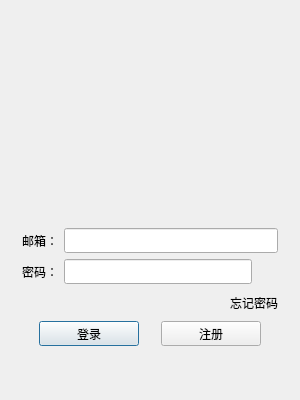
<?xml version="1.0" encoding="UTF-8"?>
<ui version="4.0">
 <class>GDLoginDialog</class>
 <widget class="QDialog" name="GDLoginDialog">
  <property name="geometry">
   <rect>
    <x>0</x>
    <y>0</y>
    <width>300</width>
    <height>400</height>
   </rect>
  </property>
  <property name="minimumSize">
   <size>
    <width>300</width>
    <height>400</height>
   </size>
  </property>
  <property name="maximumSize">
   <size>
    <width>300</width>
    <height>400</height>
   </size>
  </property>
  <property name="windowTitle">
   <string>Dialog</string>
  </property>
  <layout class="QVBoxLayout" name="verticalLayout_2">
   <item>
    <layout class="QVBoxLayout" name="verticalLayout">
     <property name="leftMargin">
      <number>11</number>
     </property>
     <property name="topMargin">
      <number>11</number>
     </property>
     <property name="rightMargin">
      <number>11</number>
     </property>
     <property name="bottomMargin">
      <number>11</number>
     </property>
     <item>
      <widget class="QWidget" name="widget" native="true">
       <property name="minimumSize">
        <size>
         <width>0</width>
         <height>200</height>
        </size>
       </property>
       <property name="maximumSize">
        <size>
         <width>16777215</width>
         <height>200</height>
        </size>
       </property>
       <layout class="QGridLayout" name="gridLayout">
        <item row="0" column="0">
         <widget class="QLabel" name="headPixmap">
          <property name="minimumSize">
           <size>
            <width>254</width>
            <height>188</height>
           </size>
          </property>
          <property name="maximumSize">
           <size>
            <width>254</width>
            <height>188</height>
           </size>
          </property>
          <property name="text">
           <string/>
          </property>
          <property name="scaledContents">
           <bool>false</bool>
          </property>
          <property name="alignment">
           <set>Qt::AlignmentFlag::AlignCenter</set>
          </property>
         </widget>
        </item>
       </layout>
      </widget>
     </item>
     <item>
      <layout class="QHBoxLayout" name="horizontalLayout">
       <item>
        <widget class="QLabel" name="userLabel">
         <property name="minimumSize">
          <size>
           <width>0</width>
           <height>25</height>
          </size>
         </property>
         <property name="maximumSize">
          <size>
           <width>16777215</width>
           <height>25</height>
          </size>
         </property>
         <property name="text">
          <string>邮箱：</string>
         </property>
        </widget>
       </item>
       <item>
        <widget class="QLineEdit" name="emailLEdit">
         <property name="minimumSize">
          <size>
           <width>0</width>
           <height>25</height>
          </size>
         </property>
         <property name="maximumSize">
          <size>
           <width>16777215</width>
           <height>25</height>
          </size>
         </property>
        </widget>
       </item>
      </layout>
     </item>
     <item>
      <layout class="QHBoxLayout" name="horizontalLayout_2">
       <item>
        <widget class="QLabel" name="passwordLabel">
         <property name="minimumSize">
          <size>
           <width>0</width>
           <height>25</height>
          </size>
         </property>
         <property name="maximumSize">
          <size>
           <width>16777215</width>
           <height>25</height>
          </size>
         </property>
         <property name="text">
          <string>密码：</string>
         </property>
        </widget>
       </item>
       <item>
        <widget class="QLineEdit" name="passwordLEdit">
         <property name="minimumSize">
          <size>
           <width>0</width>
           <height>25</height>
          </size>
         </property>
         <property name="maximumSize">
          <size>
           <width>16777215</width>
           <height>25</height>
          </size>
         </property>
        </widget>
       </item>
       <item>
        <widget class="GDClickedLabel" name="password_visible">
         <property name="minimumSize">
          <size>
           <width>20</width>
           <height>25</height>
          </size>
         </property>
         <property name="maximumSize">
          <size>
           <width>20</width>
           <height>25</height>
          </size>
         </property>
         <property name="text">
          <string/>
         </property>
        </widget>
       </item>
      </layout>
     </item>
     <item>
      <layout class="QHBoxLayout" name="horizontalLayout_3">
       <item>
        <spacer name="horizontalSpacer">
         <property name="orientation">
          <enum>Qt::Orientation::Horizontal</enum>
         </property>
         <property name="sizeHint" stdset="0">
          <size>
           <width>40</width>
           <height>20</height>
          </size>
         </property>
        </spacer>
       </item>
       <item>
        <widget class="GDClickedLabel" name="forgetLabel">
         <property name="minimumSize">
          <size>
           <width>0</width>
           <height>25</height>
          </size>
         </property>
         <property name="maximumSize">
          <size>
           <width>16777215</width>
           <height>25</height>
          </size>
         </property>
         <property name="text">
          <string>忘记密码</string>
         </property>
        </widget>
       </item>
      </layout>
     </item>
     <item>
      <layout class="QHBoxLayout" name="horizontalLayout_4">
       <item>
        <spacer name="horizontalSpacer_2">
         <property name="orientation">
          <enum>Qt::Orientation::Horizontal</enum>
         </property>
         <property name="sizeHint" stdset="0">
          <size>
           <width>40</width>
           <height>20</height>
          </size>
         </property>
        </spacer>
       </item>
       <item>
        <widget class="QPushButton" name="loginPBtn">
         <property name="minimumSize">
          <size>
           <width>100</width>
           <height>25</height>
          </size>
         </property>
         <property name="maximumSize">
          <size>
           <width>100</width>
           <height>25</height>
          </size>
         </property>
         <property name="text">
          <string>登录</string>
         </property>
        </widget>
       </item>
       <item>
        <spacer name="horizontalSpacer_3">
         <property name="orientation">
          <enum>Qt::Orientation::Horizontal</enum>
         </property>
         <property name="sizeHint" stdset="0">
          <size>
           <width>40</width>
           <height>20</height>
          </size>
         </property>
        </spacer>
       </item>
       <item>
        <widget class="QPushButton" name="registerPBtn">
         <property name="minimumSize">
          <size>
           <width>100</width>
           <height>25</height>
          </size>
         </property>
         <property name="maximumSize">
          <size>
           <width>100</width>
           <height>25</height>
          </size>
         </property>
         <property name="text">
          <string>注册</string>
         </property>
        </widget>
       </item>
       <item>
        <spacer name="horizontalSpacer_4">
         <property name="orientation">
          <enum>Qt::Orientation::Horizontal</enum>
         </property>
         <property name="sizeHint" stdset="0">
          <size>
           <width>40</width>
           <height>20</height>
          </size>
         </property>
        </spacer>
       </item>
      </layout>
     </item>
     <item>
      <widget class="QLabel" name="errTip">
       <property name="text">
        <string/>
       </property>
       <property name="alignment">
        <set>Qt::AlignmentFlag::AlignCenter</set>
       </property>
      </widget>
     </item>
    </layout>
   </item>
  </layout>
 </widget>
 <customwidgets>
  <customwidget>
   <class>GDClickedLabel</class>
   <extends>QLabel</extends>
   <header>gdclickedlabel.h</header>
  </customwidget>
 </customwidgets>
 <resources/>
 <connections/>
</ui>
